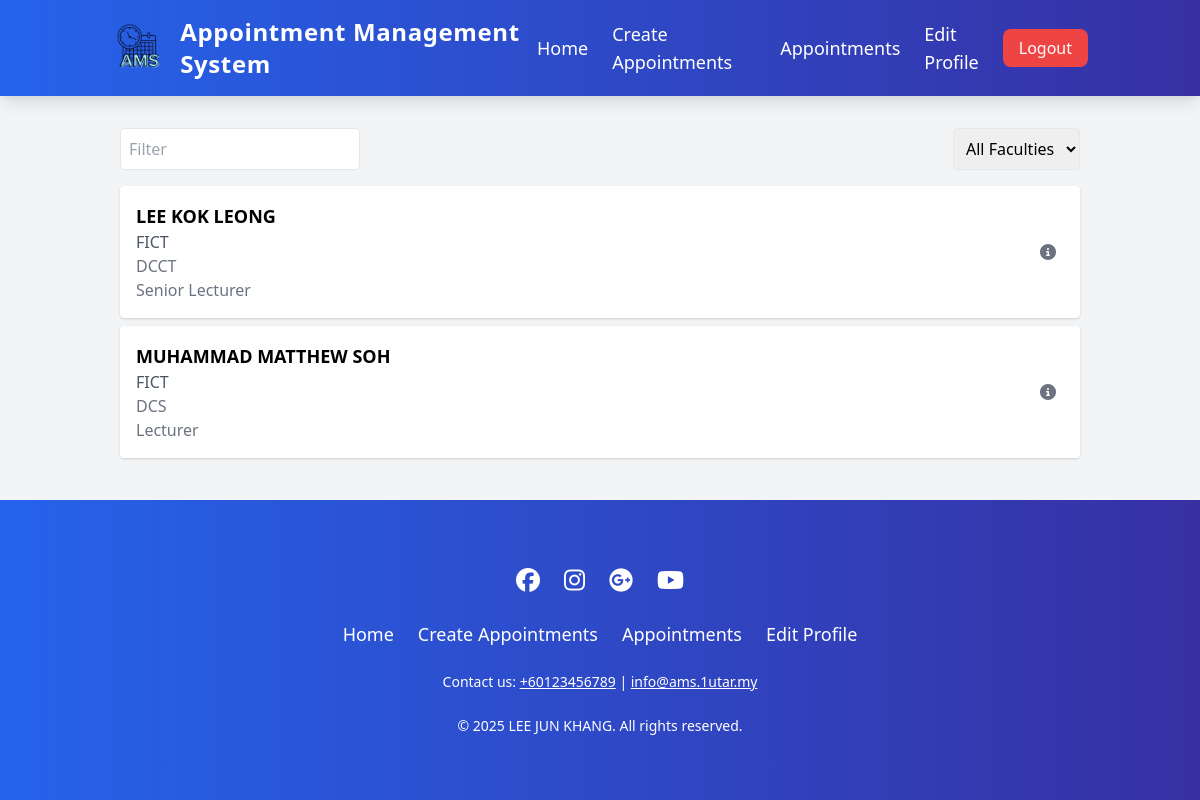
Screenshot of /lecturer_list.php (signed in) with the database file from the repository.
### tables this page shows
CREATE TABLE `lecturers` (
  `id` bigint(11) NOT NULL,
  `user_id` bigint(11) NOT NULL,
  `username` varchar(100) NOT NULL,
  `faculty` varchar(100) NOT NULL,
  `department` varchar(100) NOT NULL,
  `designation` varchar(50) NOT NULL
);

### lecturer_list.php (the view, shortened to what this page needs)
<?php
include('database.php');
$query = "SELECT id, username, user_id, faculty, department, designation FROM lecturers";
$result = $con->query($query);
$lecturers = [];
if ($result->num_rows > 0) {
    while ($row = $result->fetch_assoc()) {
        $lecturer_id = $row['id'];
        $avail_query = "SELECT * FROM lecturer_availability WHERE lecturer_id = ?";
        $stmt = $con->prepare($avail_query);
        $stmt->bind_param("i", $lecturer_id);
        $stmt->execute();
        $avail_result = $stmt->get_result();
        $availability_strings = [];
        while ($avail_row = $avail_result->fetch_assoc()) {
            if ($avail_row['is_recurring']) {
                $days = ['Sunday', 'Monday', 'Tuesday', 'Wednesday', 'Thursday', 'Friday', 'Saturday'];
                $day_of_week = $days[$avail_row['day_of_week']];
                $start_time = date("h:i A", strtotime($avail_row['start_time']));
                $end_time = date("h:i A", strtotime($avail_row['end_time']));
                $recurring_period = '';
                if ($avail_row['start_date'] && $avail_row['end_date']) {
                    $start_date = date("d M Y", strtotime($avail_row['start_date']));
                    $end_date = date("d M Y", strtotime($avail_row['end_date']));
                    $recurring_period = " (from $start_date to $end_date)";
                }
                $availability_strings[] = "Every $day_of_week, $start_time - $end_time$recurring_period";
            } else {
                $start_datetime = date("d M Y, h:i A", strtotime($avail_row['start_datetime']));
                $end_datetime = date("h:i A", strtotime($avail_row['end_datetime']));
                $availability_strings[] = "$start_datetime - $end_datetime";
            }
        }
        $row['availability'] = $availability_strings;
        $lecturers[] = $row;
    }
}
?>
<!DOCTYPE html>
<html lang="en">
<head>
    <link href="https://cdn.jsdelivr.net/npm/tailwindcss@2.2.19/dist/tailwind.min.css" rel="stylesheet">
    <link rel="stylesheet" href="https://cdnjs.cloudflare.com/ajax/libs/font-awesome/6.5.2/css/all.min.css">
</head>
<body class="bg-gray-100 font-merriweather">
    <?php
    include("header.php");
    ?>
    <div class="container mx-auto p-4">
        <div class="flex justify-between items-center mb-4">
            <div class="relative w-1/4">
                <input type="text" id="search-filter" placeholder="Filter" class="border p-2 rounded w-full">
            </div>
            <select class="border p-2 rounded">
                <option>All Faculties</option>
            </select>
        </div>
        <div id="lecturer-list">
            <?php if (empty($lecturers)): ?>
                <p class="text-center text-gray-500">No lecturers found.</p>
            <?php else: ?>
                <?php foreach ($lecturers as $lecturer): ?>
                    <div class="lecturer-card bg-white p-4 mb-2 rounded shadow flex justify-between items-center cursor-pointer"
                        data-id="<?php echo $lecturer['id']; ?>"
                        data-availability="<?php echo htmlspecialchars(json_encode($lecturer['availability'])); ?>">
                        <div>
                            <h3 class="text-lg font-semibold"><?php echo htmlspecialchars($lecturer['username']); ?></h3>
                            <p class="text-gray-600"><?php echo htmlspecialchars($lecturer['faculty']); ?></p>
                            <p class="text-gray-500"><?php echo htmlspecialchars($lecturer['department']); ?></p>
                            <p class="text-gray-500"><?php echo htmlspecialchars($lecturer['designation']); ?></p>
                        </div>
                        <div class="flex space-x-4">
                            <button
                                class="text-gray-500 hover:text-blue-600 p-2 rounded-full hover:bg-blue-50 transition-colors duration-300"
                                title="View Details">
                                <i class="fas fa-info-circle"></i>
                            </button>
                        </div>
                    </div>
                <?php endforeach; ?>
            <?php endif; ?>
        </div>
    </div>
    <?php
    include("footer.php");
    ?>
</body>
</html>

### lecturer_list.php (style rules this page uses)
html, body { height: 100%; margin: 0; }

### header.php (style rules this page uses)
html, body { height: 100%; margin: 0; display: flex; flex-direction: column; }

### rows the page displays
lecturers: username "LEE KOK LEONG", faculty "FICT", department "DCCT", designation "Senior Lecturer"
lecturers: username "MUHAMMAD MATTHEW SOH", faculty "FICT", department "DCS", designation "Lecturer"
